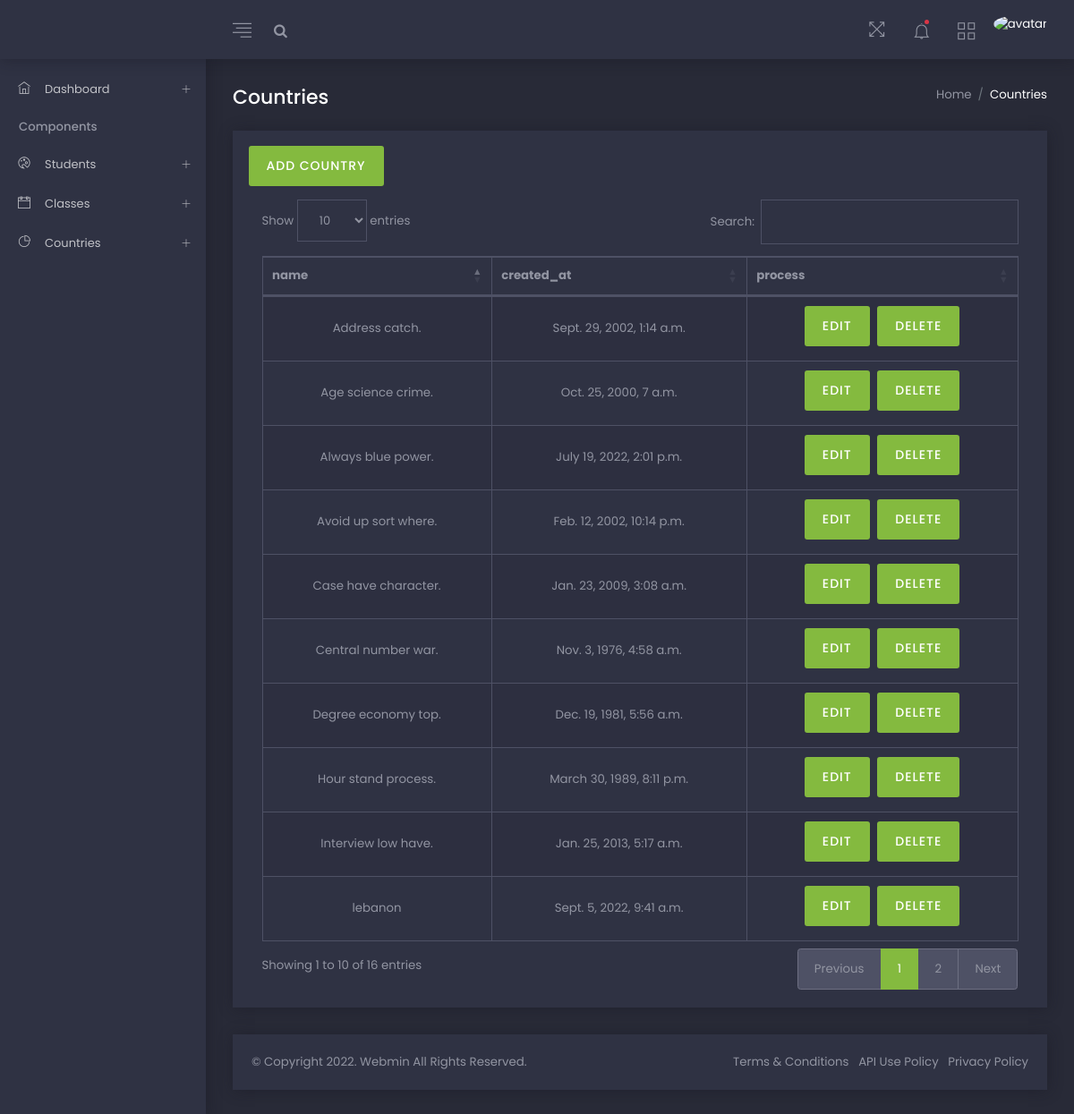
Screenshot of /countries with the database file from the repository.
### school/models.py (models this page shows, shortened)
class Country(models.Model):
    name = models.CharField(max_length=20 , blank=True,null=True)
    created_at = models.DateTimeField(auto_now_add=True)
    updated_at = models.DateTimeField(auto_now=True)

### school/views.py (the view)
# urls.py: path('countries', views.list_country,name='countries'),
def list_country(request):
    countries = Country.objects.all()
    context = {
        'countries': countries,
    }
    return render(request, 'pages/countries/list_countries.html', context)

### templates/pages/countries/list_countries.html (shortened to what this page needs)
{%extends 'parts/base.html'%}
{%load static%}
{%block content%}
<div class="content-wrapper">
    <div class="page-title">
        <div class="row">
            <div class="col-sm-6">
                <h4 class="mb-0"> Countries</h4>
            </div>
            <div class="col-sm-6">
                <ol class="breadcrumb pt-0 pr-0 float-left float-sm-right">
                    <li class="breadcrumb-item"><a href="index.html" class="default-color">Home</a></li>
                    <li class="breadcrumb-item active">Countries</li>
                </ol>
            </div>
        </div>
    </div>
    <div class="row">
        <div class="col-xl-12 mb-30">
            <div class="card card-statistics h-100">
                <div class="card-body">
                    <a class="button small" href="{% url 'add_country'%}">Add Country</a>
                    <div class="table-responsive">
                        <table class="mb-0 table table-bordered table-3 text-center table-striped" id="table_id">
                            <thead>
                            <tr>
                                <th>name</th>
                                <th>created_at</th>
                                <th>process</th>
                            </tr>
                            </thead>
                            <tbody>
                            {%for country in countries %}
                            <tr>
                                <td>{{country.name}}</td>
                                <td>{{country.created_at}}</td>
                                <td>
                                    <a class="button small" href="{% url 'update_country' country.id%}">edit</a>
                                    <a class="button small" href="{% url 'delete_country' country.id %}">delete</a>
                                </td>
                            </tr>
                            {%endfor%}
                            </tbody>
                        </table>
                    </div>
                </div>
            </div>
        </div>
    </div>
{% endblock %}

### rows the page displays
Country: name "lebanon", created_at "Sept. 5, 2022, 9:41 a.m."
Country: name "Degree economy top.", created_at "Dec. 19, 1981, 5:56 a.m."
Country: name "Address catch.", created_at "Sept. 29, 2002, 1:14 a.m."
Country: name "Case have character.", created_at "Jan. 23, 2009, 3:08 a.m."
Country: name "Interview low have.", created_at "Jan. 25, 2013, 5:17 a.m."
Country: name "Avoid up sort where.", created_at "Feb. 12, 2002, 10:14 p.m."
Country: name "Hour stand process.", created_at "March 30, 1989, 8:11 p.m."
Country: name "Central number war.", created_at "Nov. 3, 1976, 4:58 a.m."
Country: name "Always blue power.", created_at "July 19, 2022, 2:01 p.m."
Country: name "Age science crime.", created_at "Oct. 25, 2000, 7 a.m."
